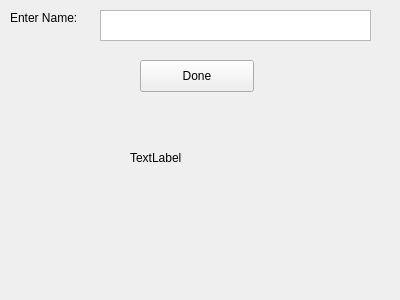
<?xml version="1.0" encoding="UTF-8"?>
<ui version="4.0">
 <class>Widget</class>
 <widget class="QWidget" name="Widget">
  <property name="geometry">
   <rect>
    <x>0</x>
    <y>0</y>
    <width>400</width>
    <height>300</height>
   </rect>
  </property>
  <property name="windowTitle">
   <string>Widget</string>
  </property>
  <widget class="QTextEdit" name="textEdit">
   <property name="geometry">
    <rect>
     <x>100</x>
     <y>10</y>
     <width>271</width>
     <height>31</height>
    </rect>
   </property>
  </widget>
  <widget class="QLabel" name="label">
   <property name="geometry">
    <rect>
     <x>10</x>
     <y>10</y>
     <width>81</width>
     <height>16</height>
    </rect>
   </property>
   <property name="text">
    <string>Enter Name:</string>
   </property>
  </widget>
  <widget class="QPushButton" name="pushButton">
   <property name="geometry">
    <rect>
     <x>140</x>
     <y>60</y>
     <width>114</width>
     <height>32</height>
    </rect>
   </property>
   <property name="text">
    <string>Done</string>
   </property>
   <property name="autoDefault">
    <bool>false</bool>
   </property>
  </widget>
  <widget class="QLabel" name="label_2">
   <property name="geometry">
    <rect>
     <x>130</x>
     <y>150</y>
     <width>62</width>
     <height>16</height>
    </rect>
   </property>
   <property name="text">
    <string>TextLabel</string>
   </property>
  </widget>
 </widget>
 <layoutdefault spacing="6" margin="11"/>
 <resources/>
 <connections/>
</ui>
